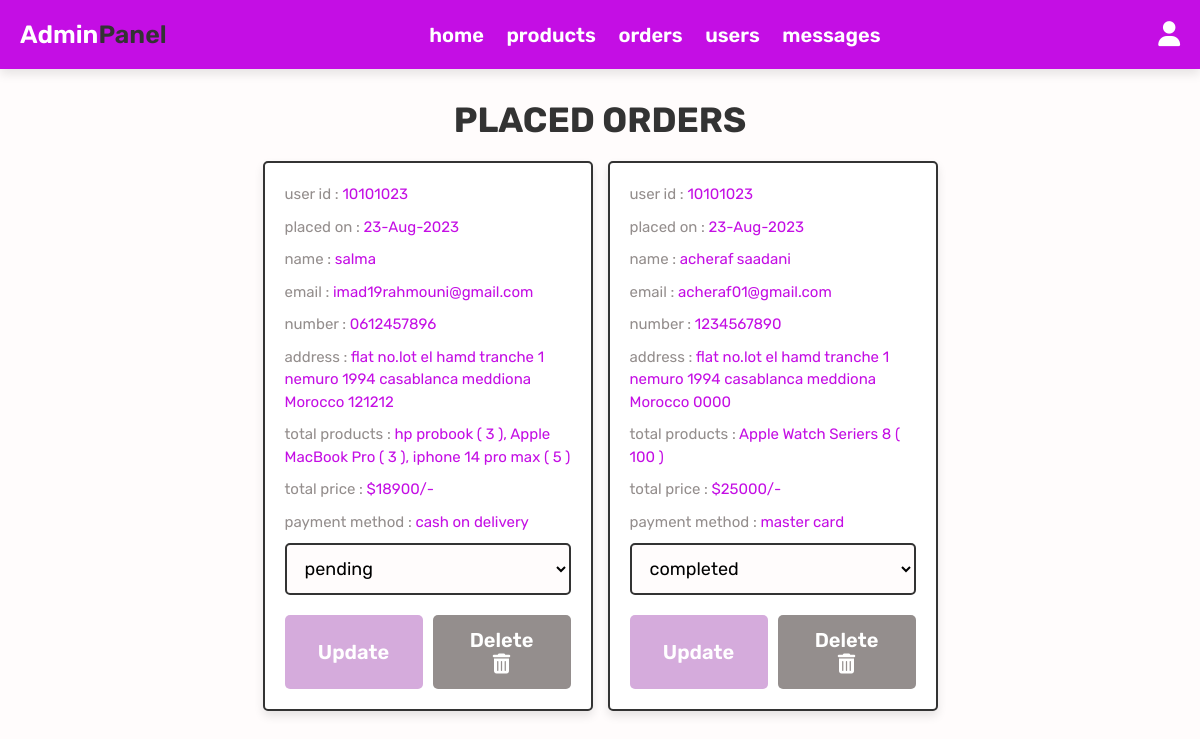
The app's page /admin_orders.php (signed in) with its own data.
### tables this page shows
CREATE TABLE `orders` (
  `id` int(100) NOT NULL,
  `user_id` int(100) NOT NULL,
  `name` varchar(100) NOT NULL,
  `number` varchar(12) NOT NULL,
  `email` varchar(100) NOT NULL,
  `method` varchar(50) NOT NULL,
  `address` varchar(500) NOT NULL,
  `total_products` varchar(1000) NOT NULL,
  `total_price` int(100) NOT NULL,
  `placed_on` varchar(50) NOT NULL,
  `payment_status` varchar(20) NOT NULL DEFAULT 'pending'
);

### admin_orders.php (the view, shortened to what this page needs)
<?php
@include 'config.php';
?>
<!DOCTYPE html>
<html lang="en">
<head>
        <link rel="stylesheet" href="https://cdnjs.cloudflare.com/ajax/libs/font-awesome/6.4.2/css/all.min.css">
        <link rel="stylesheet" href="css/admin_style.css">
</head>
<body>
    <?php include 'admin_header.php';?>
    <section class="placed-orders">
    <h1 class="title"> placed orders</h1>
        <div class="box-container">
            <?php
            $select_orders = $conn->prepare("SELECT * FROM `orders`");
            $select_orders->execute();
            if($select_orders->rowCount() > 0){
                while($fetch_orders = $select_orders->fetch(PDO::FETCH_ASSOC)){
            ?>
            <div class="box">
                <p> user id : <span><?= $fetch_orders['user_id'];?></span> </p>
                <p> placed on : <span><?= $fetch_orders['placed_on'];?></span> </p>
                <p> name : <span><?= $fetch_orders['name'];?></span> </p>
                <p> email : <span><?= $fetch_orders['email'];?></span> </p>
                <p> number : <span><?= $fetch_orders['number'];?></span> </p>
                <p> address : <span><?= $fetch_orders['address'];?></span> </p>
                <p> total products : <span><?= $fetch_orders['total_products'];?></span> </p>
                <p> total price : <span>$<?= $fetch_orders['total_price'];?>/-</span> </p>
                <p> payment method : <span><?= $fetch_orders['method'];?></span> </p>
                <form action="" method="POST">
                    <select name="update_payment" class="drop-down">
                        <option value="" selected disabled><?= $fetch_orders['payment_status'];?></option>
                    </select>
                    <div class="flex-btn">
                        <input type="submit" name="update_order" class="option-btn" value="update">
                        <a href="admin_orders.php?delete=<?= $fetch_orders['id'];?>" class="delete-btn" onclick="return confirm('delete this order?');" >delete <i class="fa-solid fa-trash-can"></i></a>
                    </div>
                </form>
            </div>
            <?php
                }
            }else{
                echo '<p class="empty"> no orders  placed yet!</p>';
            }
            ?>
        </div>
    </section>
</body>
</html>

### css/admin_style.css (style rules this page uses)
.placed-orders .box-container { display: grid; grid-template-columns: repeat(auto-fit, 33rem); gap: 1.5rem; align-items: flex-start; justify-content: center; }
.placed-orders .box-container .box { border: var(--border); box-shadow: var(--box-shadow); background-color: var(--white); border-radius: .5rem; padding: 2rem; }
.placed-orders .box-container .box p { margin-bottom: 1rem; line-height: 1.5; font-size: 1.5rem; color: var(--grey2); }
.placed-orders .box-container .box .drop-down { width: 100%; padding: 1.2rem 1.4rem; font-size: 1.8rem; border: var(--border); border-radius: .5rem; background-color: var(--grey1); margin-bottom: 1rem; }
.placed-orders .box-container .box p span { color: var(--pink); }

### css/components.css (style rules this page uses)
:root { --white: #fff; --black: #333; --pink: #c40ee4; --pink3: #e47df7; --grey1: #fffcfc; --grey2: #948e8d; --pink2: #d5abdc; --border:.2rem solid var(--black); --box-shadow: 0 .5rem 1rem rgba(0,0,0,.1); }
* { font-family: 'Rubik', sans-serif; margin: 0; padding: 0; box-sizing: border-box; outline: none; border: none; text-decoration: none; }
body { background-color: var(--grey1); }
html { font-size: 62.5%; overflow-x: hidden; scroll-behavior: smooth; scroll-padding-top: 6.5rem; }
section { padding: 3rem 2rem; max-width: 1200px; margin: 0 auto; }
.btn, .delete-btn, .option-btn { width: 100%; display: block; margin-top: 1rem; border-radius: .5rem; color: var(--white); font-size: 2rem; padding: 1.3rem 3rem; cursor: pointer; text-transform: capitalize; font-weight: 600; text-align: center; }
.delete-btn { background-color: var(--grey2); }
.option-btn { background-color: var(--pink2); }
.flex-btn { display: flex; flex-wrap: wrap; gap: 1rem; }
.flex-btn > * { flex: 1; }
.title { text-align: center; margin-bottom: 2rem; text-transform: uppercase; color: var(--black); font-size: 3.5rem; }

### records on screen
orders: user "10101023", placed_on "23-Aug-2023", name "salma", email "imad19rahmouni@gmail.com", number "0612457896", address "flat no.lot el hamd tranche 1 nemuro 1994 casablanca meddiona Morocco 121212", total_products "hp probook ( 3 ), Apple MacBook Pro ( 3 ), iphone 14 pro max ( 5 )", total_price "18900", method "cash on delivery", update_payment "pending"
orders: user "10101023", placed_on "23-Aug-2023", name "acheraf saadani", email "acheraf01@gmail.com", number "1234567890", address "flat no.lot el hamd tranche 1 nemuro 1994 casablanca meddiona Morocco 0000", total_products "Apple Watch Seriers 8 ( 100 )", total_price "25000", method "master card", update_payment "completed"
